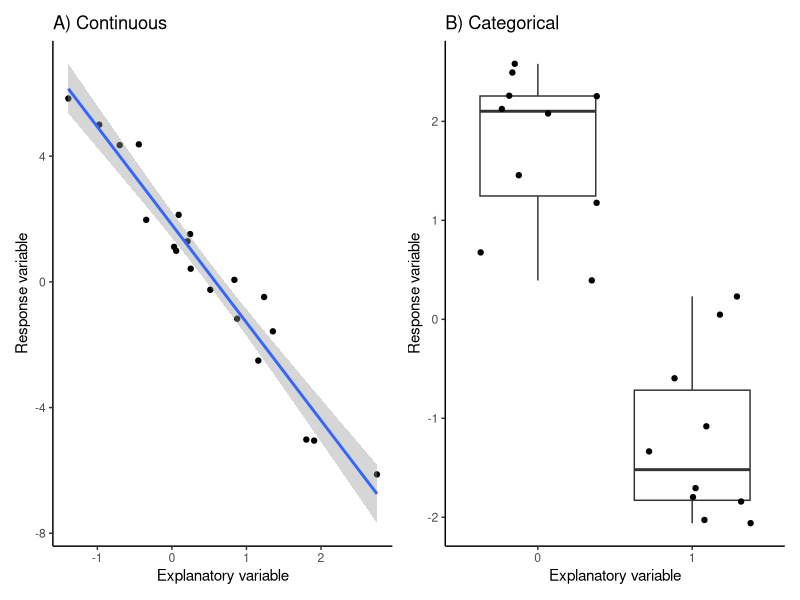
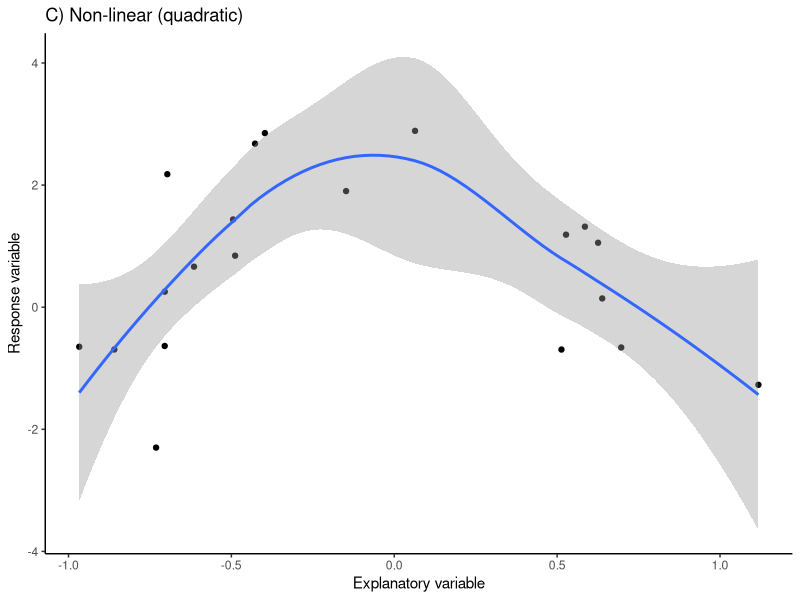
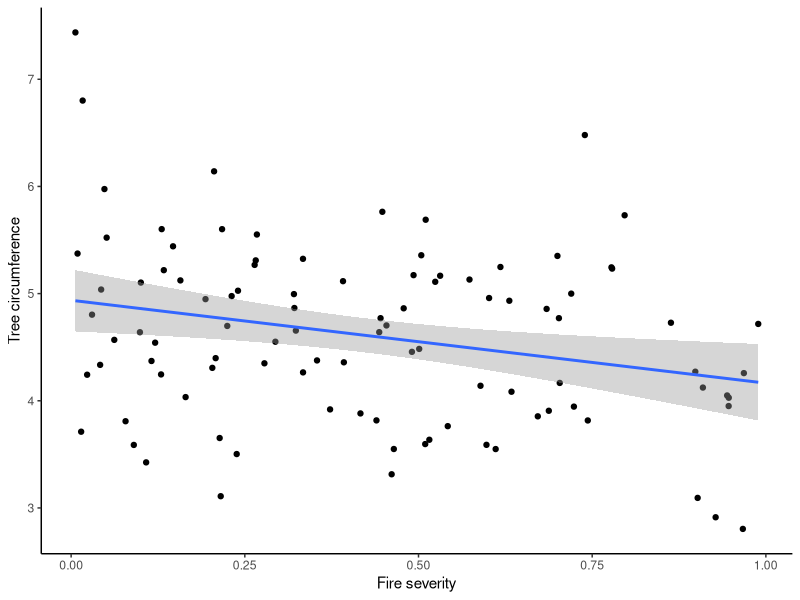
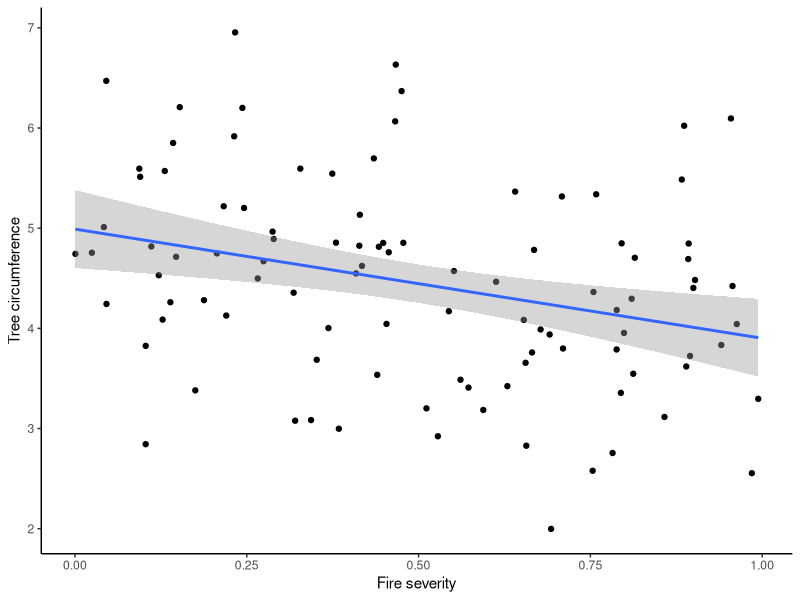
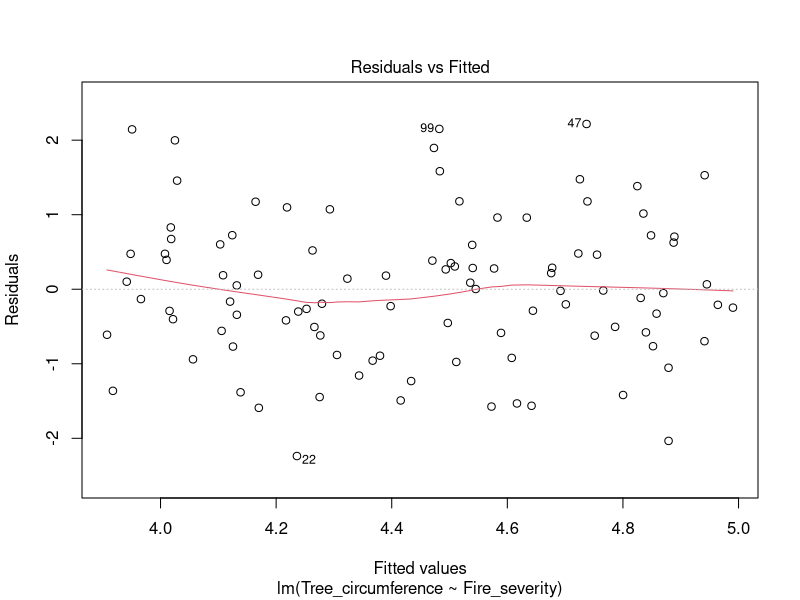
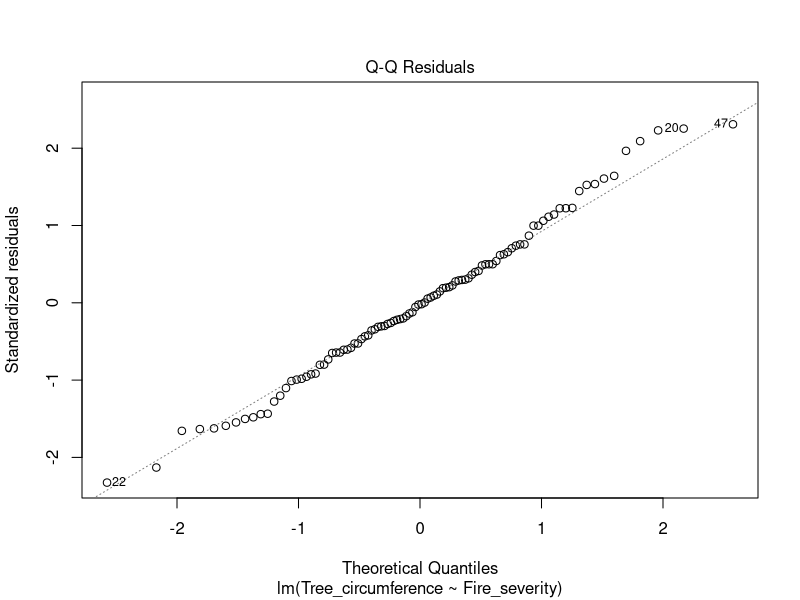
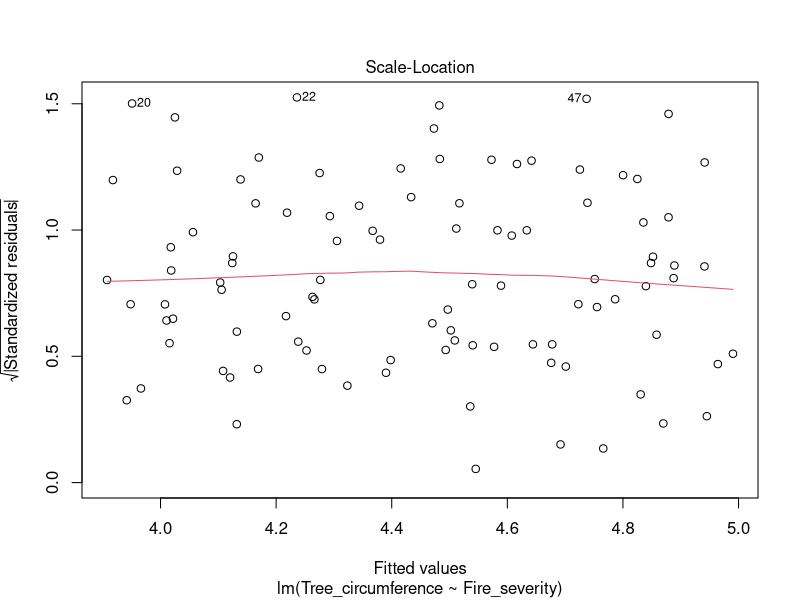
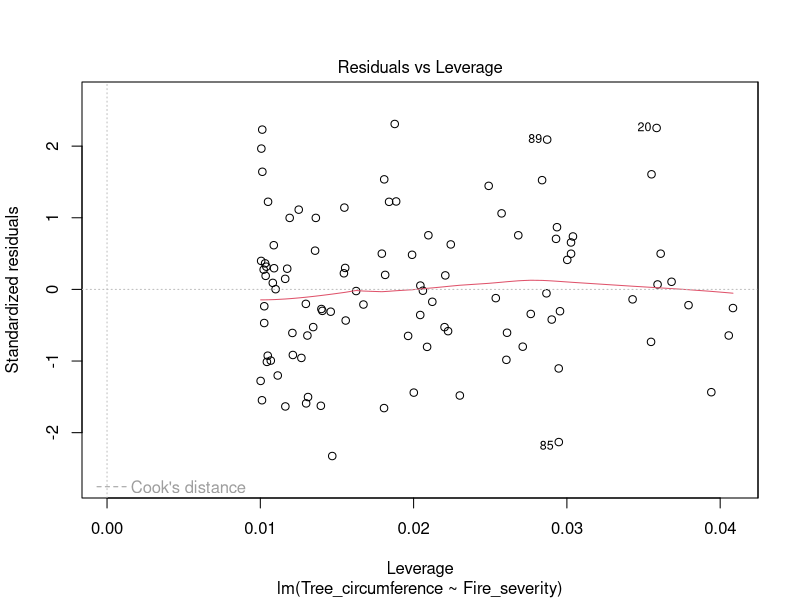

Here is the R script that generated these plots, in order:
## ---- chunk 1
#| echo: false
#| warning: false
library(ggplot2)
library(patchwork)
b0 <- 2
b1 <- -3
e_mu <- 0
e_sd <- 1
X <- rnorm(20)
X2 <- rep(c(0,1), 10)
e <- rnorm(length(X), e_mu, e_sd)
y <- b0 + b1*X + e
y2 <- b0 + b1*X2 + e
df <- data.frame(X, X2, y, y2)

a <- ggplot(df) +
  aes(x = X, y = y) +
  geom_point() +
  ggtitle('A) Continuous') +
  ylab('Response variable') +
  xlab('Explanatory variable') +
  geom_smooth(method = 'lm') +
  theme_classic()

b <- ggplot(df) +
  aes(x = factor(X2), y = y2) +
  geom_boxplot() +
  geom_jitter() +
  ggtitle('B) Categorical') +
  ylab('Response variable') +
  xlab('Explanatory variable') +
  geom_smooth(method = 'lm') +
  theme_classic()
a+b
## ---- chunk 2
#| echo: false
#| warning: false
library(ggplot2)
b0 <- 2
b1 <- -3
e_mu <- 0
e_sd <- 1
X <- rnorm(20)
e <- rnorm(length(X), e_mu, e_sd)
y <- b0 + b1*X^2 + e
df <- data.frame(X, y)

ggplot(df) +
  aes(x = X, y = y) +
  geom_point() +
  ggtitle('C) Non-linear (quadratic)') +
  ylab('Response variable') +
  xlab('Explanatory variable') +
  geom_smooth(method = 'loess') +
  theme_classic()
## ---- chunk 3
b0 <- 5 # average tree circumference when fire severity is = 0 (i.e, y-intercept)
b1 <- -1 # beta coefficient representing association between tree circumference and fire severity
e_mu <- 0 # mean error
e_sd <- 1 # error standard deviation
## ---- chunk 4
n <- 100 # number of tree circumference measurements
X <- runif(n, min = 0, max = 1) # fire severity measurements
e <- rnorm(n, e_mu, e_sd) # natural error
## ---- chunk 5
y <- b0 + b1*X + e # simulate tree circumference observations for each fire severity measurement
df <- data.frame(Fire_severity = X, Tree_circumference = y) # make a dataframe of observations
head(df)
## ---- chunk 6
library(ggplot2)
ggplot(df) +
  aes(x = Fire_severity, y = Tree_circumference ) +
  geom_point() +
  ylab('Tree circumference') +
  xlab('Fire severity') +
  geom_smooth(method = 'lm') +
  theme_classic()
## ---- chunk 7
set.seed(123)
X <- runif(n, min = 0, max = 1) # fire severity measurements
e <- rnorm(n, e_mu, e_sd) # natural error
y <- b0 + b1*X + e # simulate tree circumference observations for each fire severity measurement
df <- data.frame(Fire_severity = X, Tree_circumference = y) # make a dataframe of observations
# plot it
ggplot(df) +
  aes(x = Fire_severity, y = Tree_circumference ) +
  geom_point() +
  ylab('Tree circumference') +
  xlab('Fire severity') +
  geom_smooth(method = 'lm') +
  theme_classic()
## ---- chunk 8
m <- lm(Tree_circumference ~ Fire_severity, data = df)
m
## ---- chunk 9
summary(m)
## ---- chunk 10
plot(m)
## ---- chunk 11
set.seed(123) # set random number generator for reproducibility

# simulation parameters
b0 <- 5 # average tree circumference when fire severity is = 0 (i.e, y-intercept)
b1 <- -1 # beta coefficient representing association between tree circumference and fire severity
e_mu <- 0 # mean error
e_sd <- 1 # error standard deviation

# simulation variables
n <- 100 # number of tree circumference measurements
X <- rep(c(0,1), n/2) # burned vs. un-burned
e <- rnorm(n, e_mu, e_sd) # natural error

# simulate y
y <- b0 + b1*X + e # simulate tree circumference observations for each fire severity measurement
df <- data.frame(Fire_severity = X, Tree_circumference = y) # make a dataframe of observations
 
#plot
ggplot(df) +
  aes(x = factor(Fire_severity), y = Tree_circumference) +
  geom_boxplot() +
  geom_jitter() +
  ylab('Tree circumference') +
  xlab('Fire severity') +
  geom_smooth(method = 'lm') +
  theme_classic()
## ---- chunk 12
m <- lm(Tree_circumference ~ Fire_severity, data = df)
summary(m)
## ---- chunk 13
df$abundance <- c(rpois(50, 10), rpois(50, 20))
boxplot(df$Fire_severity, df$abundance)
## ---- chunk 14
mspp <- glm(abundance ~ Fire_severity, data = df, family = 'poisson')
summary(mspp)
## ---- chunk 15
exp(2.27213) # intercept (i.e. mean species abundance in disturbed)
exp(0.67965) # beta coefficient
## ---- chunk 16
exp(2.27213)*exp(0.67965) # multiply the intercept by the X coefficient rather than sum
